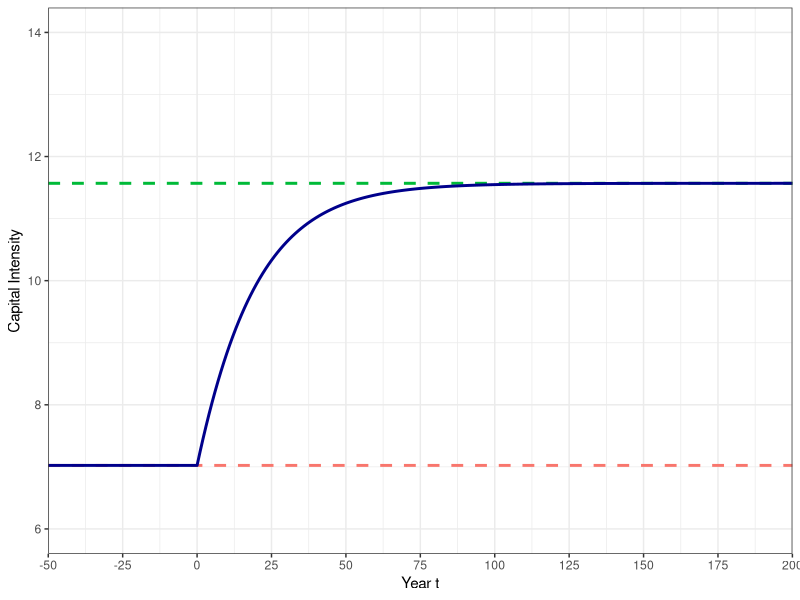
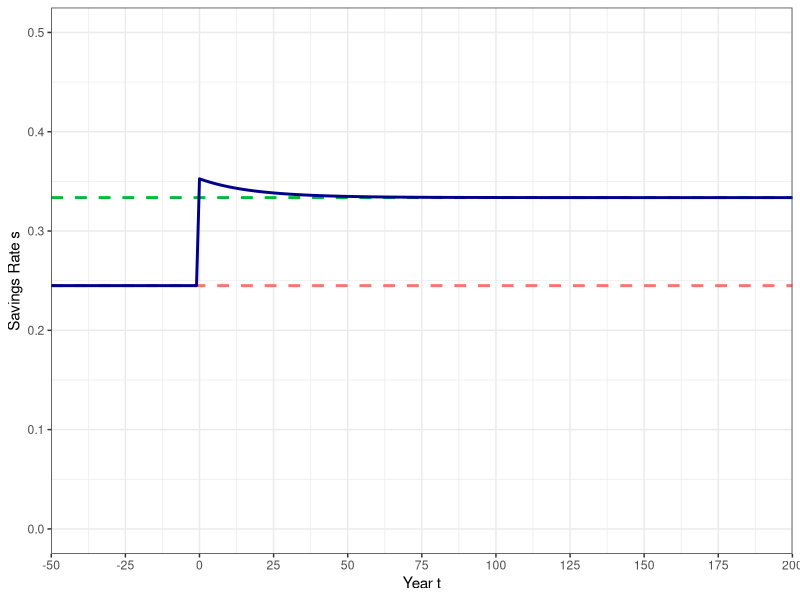
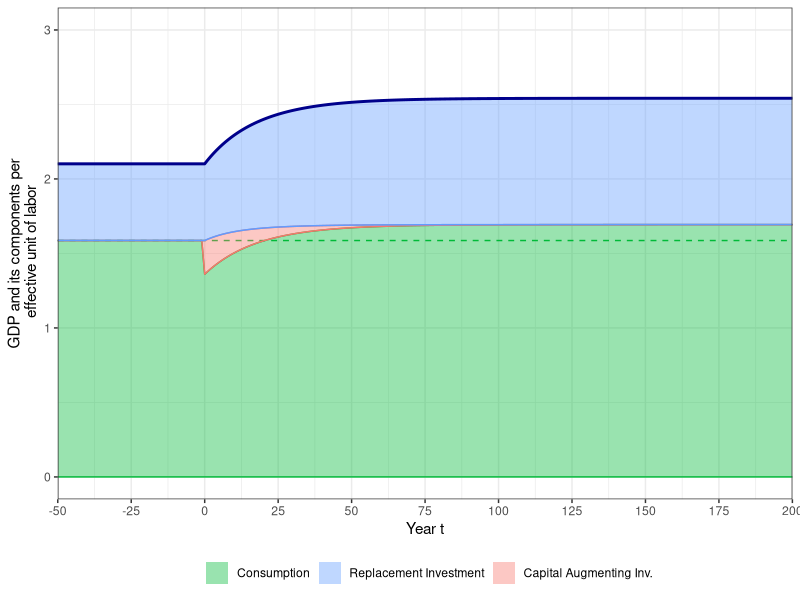
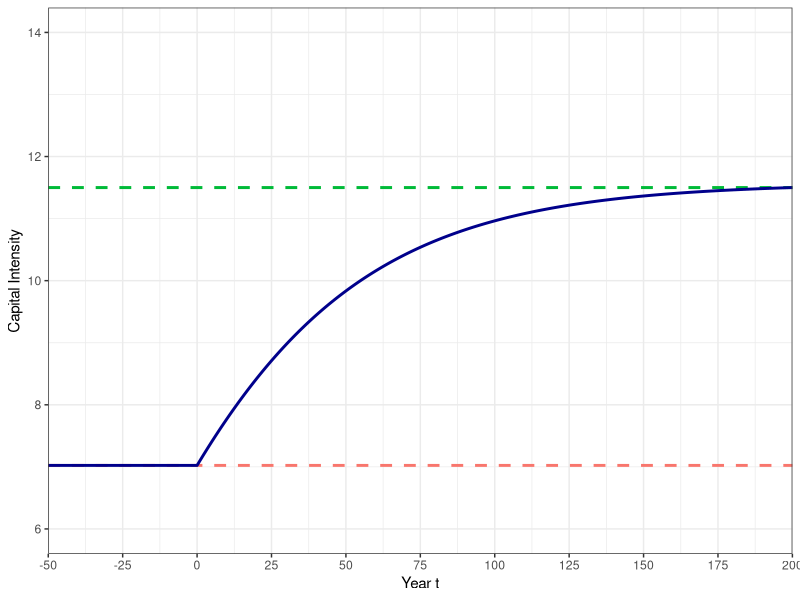
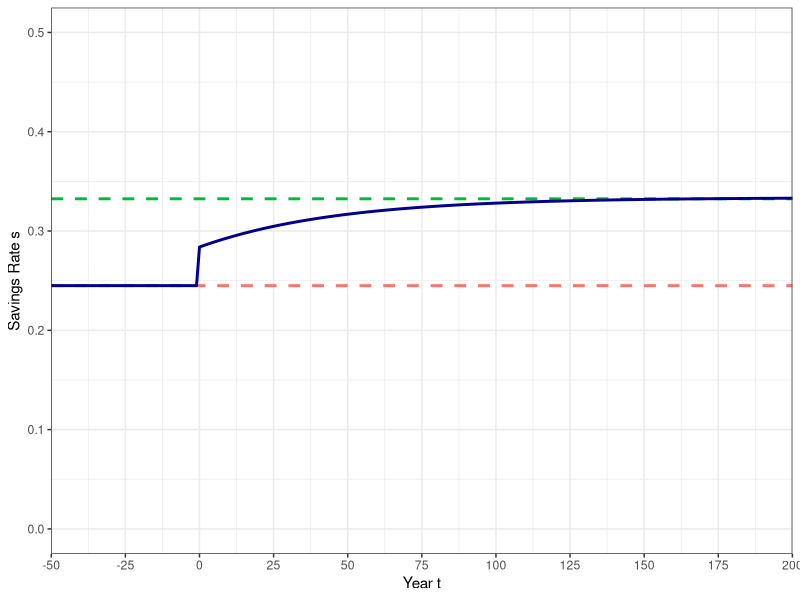
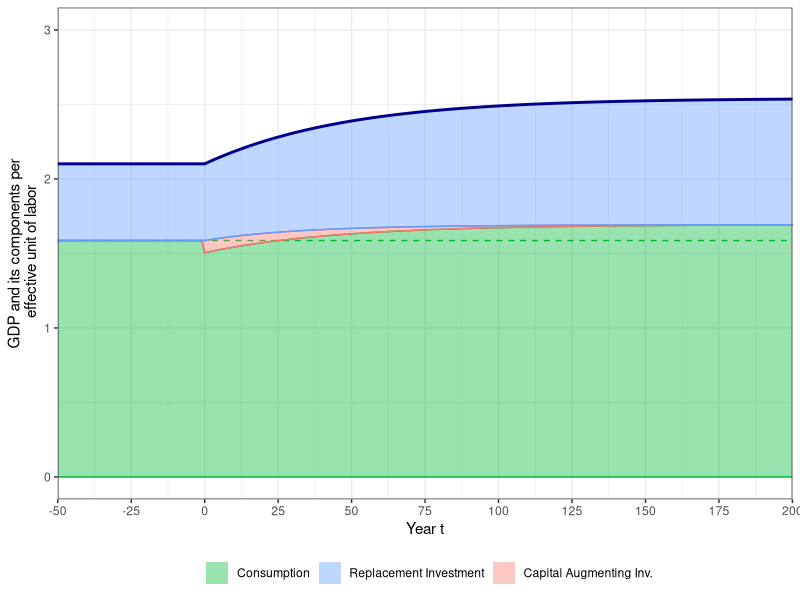

The R script that drew these images, in order:
#######################################
### The Ramsey Growth Model
#######################################

# Clear the workspace and load libraries
rm(list = ls())
library(reshape2)
library(base)
library(ggplot2)
library(grid)
library(scales)
library(stringr)
library(tidyverse)

# should graphs be exported to pdf
export_pdf <- FALSE

# define some colors
mygreen <- "#00BA38"
myblue  <- "#619CFF"
myred   <- "#F8766D"


########### 
# Ramsey Model setup
###########

# data moments
lab_share = 0.381
inv_share = 0.245
gross_ret = 0.114

# Parameter choice
n     <- 0.0122
h     <- 0.0169
g     <- (1+n)*(1+h)-1
alpha <- lab_share
delta <- inv_share*gross_ret/alpha - g
beta  <- (1+g)/(1 + gross_ret - delta)
gamma <- 0.5

# steady state capital intensity under old beta
k_old <- (alpha/((1+g)/beta - 1 + delta))^(1/(1-alpha))
c_old <- k_old^alpha - (g+delta)*k_old


########### 
# Function to guess initial consumption of the Ramsey model
###########
solve_ramsey <- function(k0, g, alpha, delta, gamma, beta) {
  
  # set numerical parameters
  T <- 10000          # number of simulation periods
  itermax <- 1000     # maximum number of iterations
  tol <- 1e-6         # tolerance level for difference to steady state
  
  # determine steady state capital intensity and consumption
  kstar <- (alpha/((1+g)/beta - 1 + delta))^(1/(1-alpha))
  cstar <- kstar**alpha - (g+delta)*kstar
  
  # set starting interval depending on k0
  if(k0 <= kstar) {
    c_min <- 0
    c_max <- cstar
  } else {
    c_min <- cstar
    c_max <- k0^alpha + (1-delta)*k0
  }
  
  # start iteration process
  for (i in 1:itermax) {
    
    # start a capital and consumption path
    k <- k0
    c <- (c_min+c_max)/2
    
    # now simulate the economy forward
    for (t in 1:T) {
      
      # calculate difference to steady state
      epsilon <- sqrt((c[t]/cstar-1)^2 + (k[t]/kstar-1)^2)
      
      # if difference is small enough, that's it, we return
      if(epsilon < tol) {
        return(c(c[1], epsilon, i))
      }
      
      # determine next period's capital stock and consumption
      k[t+1] <- max((k[t]**alpha - c[t] + (1-delta)*k[t])/(1+g), 1e-4)
      c[t+1] <- (beta*(1 + alpha*k[t+1]^(alpha-1) - delta)/(1+g))^gamma*c[t]
      
      #  decision rule for capital
      if(k0 <= kstar & k[t+1] > kstar | k0 > kstar & c[t+1] < cstar) {
        c_min <- c[1]; break;
      }
      
      #  if consumption is too large, then initial consumption level was too small
      if(k0 <= kstar & c[t+1] > cstar | k0 > kstar & k[t+1] < kstar) {
        c_max <- c[1]; break;
      }
    }
  }
  
  # in any case, if you end up here, return c[1] and epsilon
  return(c(c[1], epsilon, i))
}


########### 
# Function to simulate Ramsey model forward
###########
ramsey <- function(T0, T1, c0, k0, g, alpha, delta, gamma, beta) {
  
  # set numerical parameters
  tol <- 1e-6
  
  # determine steady state capital intensity and consumption
  kstar <- (alpha/((1+g)/beta - 1 + delta))^(1/(1-alpha))
  cstar <- kstar**alpha - (g+delta)*kstar
    
  # start a capital and consumption path
  k <- k0
  c <- 0
  
  # assume economy was in steady state prior to date 0
  k[ind(T0):ind(0)] <- k0
  c[ind(T0):ind(0)] <- k0^alpha - (g+delta)*k0
  
  # then start to simulate new economy path
  c[ind(0)] <- c0
  
  # now simulate the economy forward
  for (t in ind(0):ind(T1-1)) {
    
    # determine next period's capital stock and consumption
    k[t+1] <- max((k[t]**alpha - c[t] + (1-delta)*k[t])/(1+g), 1e-4)
    c[t+1] <- (beta*(1 + alpha*k[t+1]^(alpha-1) - delta)/(1+g))^gamma*c[t]
    
    #  move to steady state level when you are almost there
    epsilon <- sqrt((c[t+1]/cstar-1)^2 + (k[t+1]/kstar-1)^2)
    if(epsilon < tol) {
      k[(t+1):ind(T1)] = kstar
      c[(t+1):ind(T1)] = cstar
      break
    }
  }
  
  # calculate other macro statistics
  y <- k^alpha
  ir <- (g + delta)*k
  i <- y - c
  s <- i/y

  # return a data frame with macro path
  res <- data.frame(year=c(T0:T1), k, y, c, i, ir, s)
  return(res)
}

# indicator management function
ind <- function(t) {
  return(t + 1 + abs(T0))
}


########### 
# Simulate increase in beta
###########

# steady state capital intensity under old beta
k_old <- (alpha/((1+g)/beta - 1 + delta))^(1/(1-alpha))
c_old <- k_old^alpha - (g+delta)*k_old

# set new value for beta and simulation periods
beta <- 0.99
T0 <- -50
T1 <- 200

# solve transition path
res <- solve_ramsey(k_old, g, alpha, delta, gamma, beta)

# simulate the model for 250 periods
transition <- ramsey(T0, T1, res[1], k_old, g, alpha, delta, gamma, beta)

# Plot dynamics of the capital stock
myplot <- ggplot(data = transition) + 
  geom_hline(yintercept=transition$k[ind(T0)], color=myred, linetype="dashed", linewidth=1) + 
  geom_hline(yintercept=transition$k[ind(T1)], color=mygreen, linetype="dashed", linewidth=1) + 
  geom_line(aes(x=year, y=k), color="darkblue", linewidth=1) +
  coord_cartesian(xlim=c(T0, T1), ylim=c(6, 14)) + 
  scale_x_continuous(breaks=seq(T0, T1, 25), expand=c(0, 0)) +
  labs(x = "Year t",
       y = "Capital Intensity") +
  theme_bw()

# print the plot
print(myplot)

# save plot to pdf file (if needed)
if(export_pdf) {
  aspect_ratio <- 4/3;
  height <- 3.5;
  ggsave("fig5.pdf", width = height*aspect_ratio, height = height)
}


# Plot dynamics of the savings rate
myplot <- ggplot(data = transition) + 
  geom_hline(yintercept=(g+delta)/transition$k[ind(T0)]^(alpha-1), color=myred, linetype="dashed", linewidth=1) + 
  geom_hline(yintercept=(g+delta)/transition$k[ind(T1)]^(alpha-1), color=mygreen, linetype="dashed", linewidth=1) +
  geom_line(aes(x=year, y=s), color="darkblue", linewidth=1) +
  coord_cartesian(xlim=c(T0, T1), ylim=c(0, 0.5)) + 
  scale_x_continuous(breaks=seq(T0, T1, 25), expand=c(0, 0)) +
  labs(x = "Year t",
       y = "Savings Rate s") +
  theme_bw()

# print the plot
print(myplot)

# save plot to pdf file (if needed)
if(export_pdf) {
  aspect_ratio <- 4/3;
  height <- 3.5;
  ggsave("fig6.pdf", width = height*aspect_ratio, height = height)
}


# Plot GDP and its components
myplot <- ggplot(data = transition) + 
  geom_hline(yintercept = c_old, color=mygreen, linetype="dashed", linewidth=0.5) + 
  geom_ribbon(aes(x=year, ymin=0, ymax=c,    fill= "1c", color="1c") , alpha=0.4) +
  geom_ribbon(aes(x=year, ymin=c, ymax=c+i-ir, fill= "3di", color="3di"), alpha=0.4) +
  geom_ribbon(aes(x=year, ymin=c+i-ir, ymax=y, fill= "2ir", color="2ir")  , alpha=0.4) +
  geom_line(aes(x=year, y=y), color="darkblue", linewidth=1) +
  coord_cartesian(xlim=c(T0, T1), ylim=c(0, 3)) + 
  scale_x_continuous(breaks=seq(T0, T1, 25), expand=c(0, 0)) +
  labs(x = "Year t",
       y = "GDP and its components per\n effective unit of labor") +
  scale_fill_manual(breaks = c("1c", "2ir", "3di"), name = "", 
                    labels = c("Consumption", "Replacement Investment", "Capital Augmenting Inv."),
                    values = c(mygreen, myblue, myred)) +
  scale_color_manual(breaks = c("1c", "2ir", "3di"),
                     values = c(mygreen, myblue, myred)) +
  guides(colour = "none") +
  theme_bw() + 
  theme(legend.position="bottom")

# print the plot
print(myplot)

# save plot to pdf file (if needed)
if(export_pdf) {
  aspect_ratio <- 4/3.5;
  height <- 4.8;
  ggsave("fig7.pdf", width = height*aspect_ratio, height = height)
}



########### 
# Simulate increase in beta (with gamma = 0.1)
###########

# set new gamma and old beta
gamma <- 0.1
beta  <- (1+g)/(1 + gross_ret - delta)


# steady state capital intensity under old beta
k_old <- (alpha/((1+g)/beta - 1 + delta))^(1/(1-alpha))
c_old <- k_old^alpha - (g+delta)*k_old

# set new value for beta and simulation periods
beta <- 0.99
T0 <- -50
T1 <- 200

# solve transition path
res <- solve_ramsey(k_old, g, alpha, delta, gamma, beta)

# simulate the model for 250 periods
transition <- ramsey(T0, T1, res[1], k_old, g, alpha, delta, gamma, beta)


# Plot dynamics of the capital stock
myplot <- ggplot(data = transition) + 
  geom_hline(yintercept=transition$k[ind(T0)], color=myred, linetype="dashed", linewidth=1) + 
  geom_hline(yintercept=transition$k[ind(T1)], color=mygreen, linetype="dashed", linewidth=1) + 
  geom_line(aes(x=year, y=k), color="darkblue", linewidth=1) +
  coord_cartesian(xlim=c(T0, T1), ylim=c(6, 14)) + 
  scale_x_continuous(breaks=seq(T0, T1, 25), expand=c(0, 0)) +
  labs(x = "Year t",
       y = "Capital Intensity") +
  theme_bw()

# print the plot
print(myplot)

# save plot to pdf file (if needed)
if(export_pdf) {
  aspect_ratio <- 4/3;
  height <- 3.5;
  ggsave("fig8.pdf", width = height*aspect_ratio, height = height)
}


# Plot dynamics of the savings rate
myplot <- ggplot(data = transition) + 
  geom_hline(yintercept=(g+delta)/transition$k[ind(T0)]^(alpha-1), color=myred, linetype="dashed", linewidth=1) + 
  geom_hline(yintercept=(g+delta)/transition$k[ind(T1)]^(alpha-1), color=mygreen, linetype="dashed", linewidth=1) +
  geom_line(aes(x=year, y=s), color="darkblue", linewidth=1) +
  coord_cartesian(xlim=c(T0, T1), ylim=c(0, 0.5)) + 
  scale_x_continuous(breaks=seq(T0, T1, 25), expand=c(0, 0)) +
  labs(x = "Year t",
       y = "Savings Rate s") +
  theme_bw()

# print the plot
print(myplot)

# save plot to pdf file (if needed)
if(export_pdf) {
  aspect_ratio <- 4/3;
  height <- 3.5;
  ggsave("fig9.pdf", width = height*aspect_ratio, height = height)
}


# Plot GDP and its components
myplot <- ggplot(data = transition) + 
  geom_hline(yintercept = c_old, color=mygreen, linetype="dashed", linewidth=0.5) + 
  geom_ribbon(aes(x=year, ymin=0, ymax=c,    fill= "1c", color="1c") , alpha=0.4) +
  geom_ribbon(aes(x=year, ymin=c, ymax=c+i-ir, fill= "3di", color="3di"), alpha=0.4) +
  geom_ribbon(aes(x=year, ymin=c+i-ir, ymax=y, fill= "2ir", color="2ir")  , alpha=0.4) +
  geom_line(aes(x=year, y=y), color="darkblue", linewidth=1) +
  coord_cartesian(xlim=c(T0, T1), ylim=c(0, 3)) + 
  scale_x_continuous(breaks=seq(T0, T1, 25), expand=c(0, 0)) +
  labs(x = "Year t",
       y = "GDP and its components per\n effective unit of labor") +
  scale_fill_manual(breaks = c("1c", "2ir", "3di"), name = "", 
                    labels = c("Consumption", "Replacement Investment", "Capital Augmenting Inv."),
                    values = c(mygreen, myblue, myred)) +
  scale_color_manual(breaks = c("1c", "2ir", "3di"),
                     values = c(mygreen, myblue, myred)) +
  guides(colour = "none") +
  theme_bw() + 
  theme(legend.position="bottom")

# print the plot
print(myplot)

# save plot to pdf file (if needed)
if(export_pdf) {
  aspect_ratio <- 4/3.5;
  height <- 4.8;
  ggsave("fig10.pdf", width = height*aspect_ratio, height = height)
}
